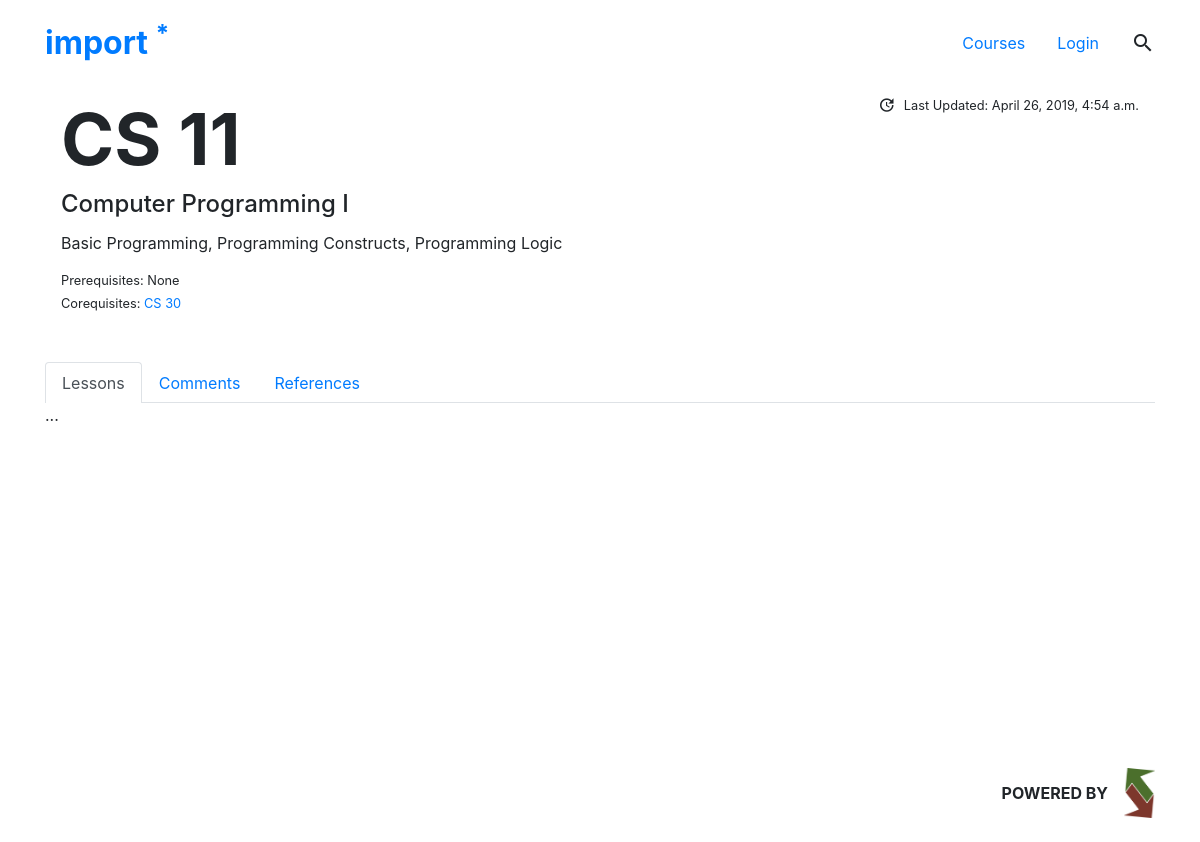
The app's page /course/cs/11/ with its own data.
### reviewer/models.py (models this page shows, shortened)
class Course(models.Model):
	name = models.CharField("Course Name", max_length=20)
	code = models.CharField("Course Code", max_length=10)
	number = models.CharField("Course Number", max_length=10)
	number_len = models.PositiveSmallIntegerField(default=1)
	title = models.CharField("Course Title", max_length=50)
	description = models.TextField("Course Description", blank=True)
	old_curr = models.BooleanField("Pre-2018 Curriculum Exclusive?", default=False)
	visible = models.BooleanField("Visible?", default=True)
	prereqs = models.ManyToManyField('self', blank=True, default=None, symmetrical=False, related_name="preq")
	coreqs = models.ManyToManyField('self', blank=True, default=None,symmetrical=False , related_name="creq")
	lastupdated = models.DateTimeField("Last Updated", default=timezone.now)
	image = models.ImageField(verbose_name="Cover Photo", null=True, blank=True, upload_to=course_uploadto)

### reviewer/views.py (the view)
# urls.py: path('course/', views.courselist, name="courselist"),
def course(request, csubj, cnum):
	return coursecpage( request, csubj, cnum, 'l', '1')

### reviewer/templates/reviewer/courses/course.html (shortened to what this page needs)
{% extends 'reviewer/base.html' %}
{% load static %}
{% block content %}
	<div class="container pt-5">
		<div class="my-5">
			<div class="m-auto d-flex flex-column align-items-start">
				<div class="w-100">
					<div class="mx-3">
						<div class="d-flex justify-content-between flex-column flex-lg-row mb-3 mb-lg-0">
							<div class="mx-auto mx-lg-0 text-center text-lg-left">
								<h1 class="h1 title course-{{course_filt.id}}" ><strong>{{ course_filt.code }} <span class="import-font-primary">{{ course_filt.number }}</span></strong></h1>
								<h4 class=" h4 mt-2">{{ course_filt.title }}</h4>
							</div>
							<div class="mx-auto mx-lg-0  text-center text-lg-right">
								<div>
									<small class="d-flex">
										<i class="material-icons material-icon-sm mx-2">update</i> Last Updated: {{ course_filt.lastupdated }}
									</small>
								</div>
							</div>
						</div>
						<div class="mt-1 row">
							<div class="d-flex flex-column col-lg-8 ml-lg-0 ml-auto mr-auto">
								<p class="text-center text-lg-left">{{course_filt.description}}</p>
								<small>
									<div class="mb-1">
										<span>Prerequisites:</span>
										<div class="d-inline-flex align-items-start">
											{% if course_filt.prereqs.count > 0 %}
												{% for prereq in course_filt.prereqs.all %}
													{% if forloop.counter != 1 %}<span class="mr-1">,</span>{%endif%}
													<a href="{% url 'course' prereq.code|lower prereq.number %}">
														{{ prereq.name }}
													</a>
												{% endfor %}
											{% else %}
												None
											{% endif %}
										</div>
									</div>
									<div>
										<span>Corequisites:</span>
										<div class="d-inline-flex align-items-start">
											{% if course_filt.coreqs.count > 0 %}
												{% for coreq in course_filt.coreqs.all %}
													<a href="{% url 'course' coreq.code|lower coreq.number %}">
														{{ coreq.name }}
													</a>
												{% endfor %}
											{% else %}
												None
											{% endif %}
										</div>
									</div>
								</small>
							</div>
						</div>
					</div>
				</div>
			</div>
		</div>
		<div class="">
			<ul class="nav nav-tabs" id="coursetab" role="tablist">
			  <li class="nav-item">
			    <a class="nav-link {% if section == 'l' %}active{%endif%}" id="lessons-tab" data-toggle="tab" href="#lessons" role="tab" aria-controls="lessons" aria-selected="true">Lessons</a>
			  </li>
			  <li class="nav-item">
			    <a class="nav-link {% if section == 'c' %}active{%endif%}" id="comments-tab" data-toggle="tab" href="#comments" role="tab" aria-controls="profile" aria-selected="false">Comments</a>
			  </li>
			  <li class="nav-item">
			    <a class="nav-link {% if section == 'r' %}active{%endif%}" id="ref-tab" data-toggle="tab" href="#ref" role="tab" aria-controls="ref" aria-selected="false">References</a>
			  </li>
			</ul>
			<div class="tab-content" id="import-tabcontents">
			  <div class="tab-pane fade {% if section == 'l' %} show active{%endif%}" id="lessons" role="tabpanel" aria-labelledby="lessons-tab">
			  	...
			  </div>
			</div>
		</div>
	</div>
{% endblock %}

### reviewer/static/reviewer/css/import.css (style rules this page uses)
html { -webkit-font-smoothing: antialiased; -moz-osx-font-smoothing: grayscale; text-rendering: optimizeLegibility; }
body { font-size: 1em; }
.noselect, i { -webkit-touch-callout: none; -webkit-user-select: none; -khtml-user-select: none; -moz-user-select: none; -ms-user-select: none; user-select: none; }
.material-icons { margin: 0 auto; }
.material-icon-sm { font-size: 18px !important; }
.nav-tabs .nav-link { border-bottom: 0 solid transparent; }
.title { font-size: 4.5em; }

### records on screen
Course: code "CS", number "11", title "Computer Programming I", lastupdated "April 26, 2019, 4:54 a.m.", description "Basic Programming, Programming Constructs, Programming Logic"
Course: name "CS 30"
